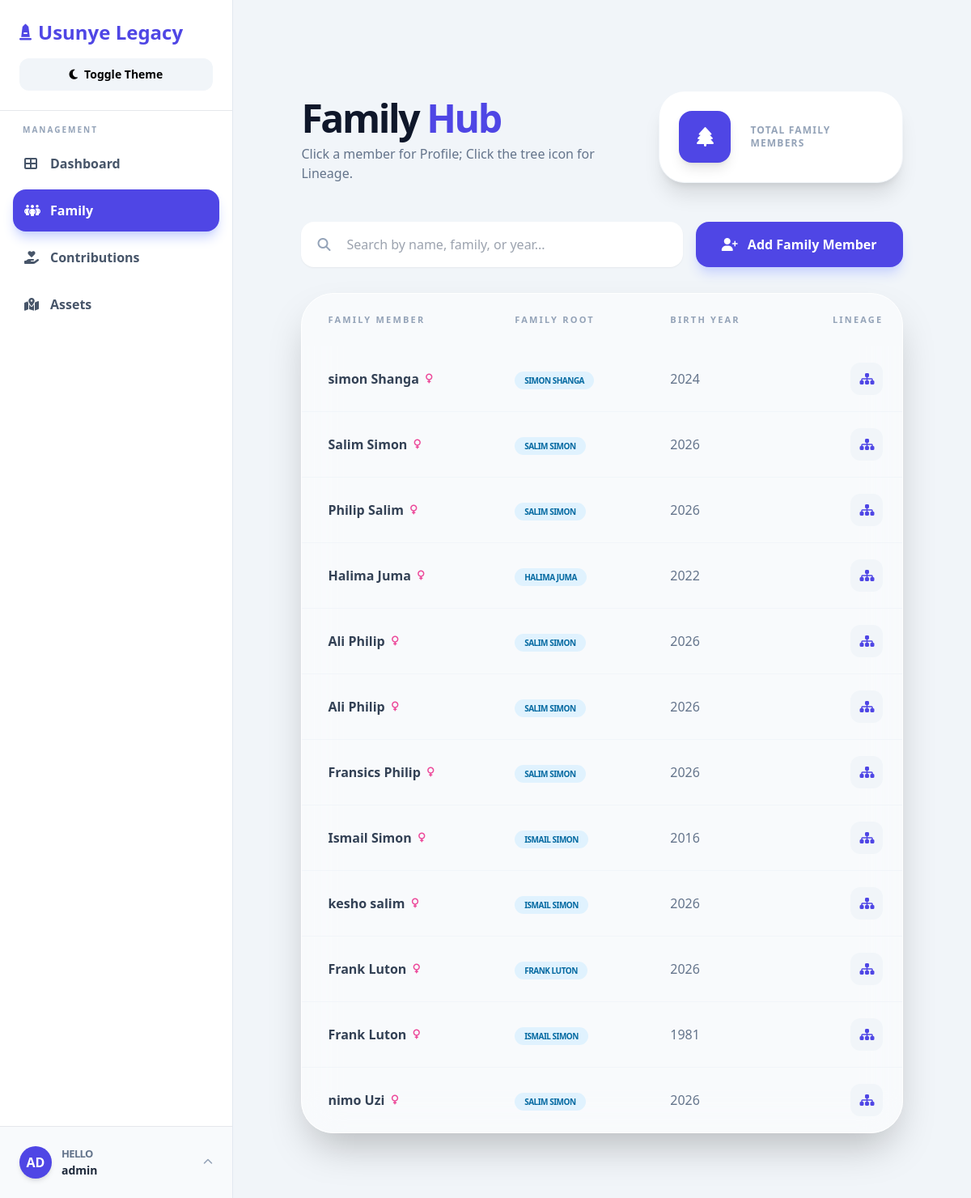
Page /person/ (signed in) on the committed database.
### lineage/models.py (models this page shows, shortened)
class Person(models.Model):
    GENDER_CHOICES = [("M", "Male"), ("F", "Female")]
    STATUS_CHOICES = [("alive", "Alive"), ("deceased", "Deceased")]
    JOB_CHOICES = [("employed", "Employed"), ("unemployed", "Unemployed")]
    DISABILITY_CHOICES = [
        ("none", "None"),
        ("physical", "Physical"),
        ("mental", "Mental"),
    ]
    first_name = models.CharField(max_length=100)
    last_name = models.CharField(max_length=100)
    birth_date = models.DateField(null=True, blank=True)
    status = models.CharField(max_length=20, choices=STATUS_CHOICES, default="alive")
    job_status = models.CharField(
        max_length=20, choices=JOB_CHOICES, default="unemployed"
    )
    disability_status = models.CharField(
        max_length=20, choices=DISABILITY_CHOICES, default="none"
    )
    gender = models.CharField(
        max_length=10,
        choices=GENDER_CHOICES,
        null=True,
        blank=True,
    )
    father = models.ForeignKey(
        "self",
        null=True,
        blank=True,
        related_name="children_from_father",
        on_delete=models.SET_NULL,
    )
    mother = models.ForeignKey(
        "self",
        null=True,
        blank=True,
        related_name="children_from_mother",
        on_delete=models.SET_NULL,
    )
    spouse = models.OneToOneField(
        "self",
        null=True,
        blank=True,
        related_name="married_to",
        on_delete=models.SET_NULL,
    )
    photo = models.ImageField(upload_to="members/", null=True, blank=True)
    def __str__(self):
        return f"{self.first_name} {self.last_name}"
    def get_family_root(self):
        current = self
        while current.father and current.father.father:
            current = current.father
        return current

### lineage/views.py (the view)
# urls.py: path("person/", views.person_list, name="family"),
@login_required(login_url="login")
def person_list(request):
    persons = Person.objects.all()
    form = PersonForm(request.POST or None, request.FILES or None)
    if form.is_valid():
        form.save()
        return redirect("family")
    return render(request, "lineage/family.html", {"persons": persons, "form": form})

### lineage/forms.py (shortened to what this page needs)
class PersonForm(forms.ModelForm):
    class Meta:
        model = Person
        fields = [
            "first_name",
            "last_name",
            "birth_date",
            "status",
            "job_status",
            "disability_status",
            "gender",
            "father",
            "mother",
            "spouse",
            "photo",
        ]
        widgets = {
            "birth_date": forms.DateInput(attrs={"type": "date"}),
        }

### lineage/templates/lineage/family.html (shortened to what this page needs)
{% extends 'lineage/base.html' %}
{% block content %}
<div class="max-w-[95%] mx-auto px-4 py-8 animate-fade-in">
    <div class="flex flex-col lg:flex-row justify-between items-end mb-12 gap-6">
        <div class="space-y-2">
            <h2 class="text-4xl md:text-5xl font-black text-slate-900 dark:text-white tracking-tighter">Family <span
                    class="text-indigo-600">Hub</span></h2>
            <p class="text-slate-500 dark:text-slate-400 font-medium">Click a member for Profile; Click the tree icon
                for Lineage.</p>
        </div>
        <div
            class="bg-white dark:bg-slate-800 p-6 rounded-[2rem] shadow-xl border border-slate-100 dark:border-slate-700 flex items-center gap-6 w-full lg:w-auto min-w-[280px]">
            <div
                class="h-16 w-16 bg-indigo-600 rounded-2xl flex items-center justify-center text-white shadow-lg shrink-0">
                <i class="fas fa-tree text-2xl"></i>
            </div>
            <div>
                <p class="text-xs font-bold text-slate-400 uppercase tracking-widest">Total Family Members</p>
            </div>
        </div>
    </div>
    <div class="flex flex-col md:flex-row gap-4 mb-8">
        <div class="relative flex-grow group">
            <i
                class="fas fa-search absolute left-5 top-1/2 -translate-y-1/2 text-slate-400 group-focus-within:text-indigo-500 transition-colors"></i>
            <input type="text" id="live-search" placeholder="Search by name, family, or year..."
                class="w-full pl-14 pr-6 py-4 bg-white dark:bg-slate-900 rounded-2xl border-none shadow-sm focus:ring-2 focus:ring-indigo-500 transition-all dark:text-white outline-none">
        </div>
        <button onclick="openAddModal()"
            class="bg-indigo-600 hover:bg-indigo-700 text-white px-8 py-4 rounded-2xl font-bold transition-all flex items-center justify-center gap-3 shadow-lg shadow-indigo-200 whitespace-nowrap active:scale-95">
            <i class="fas fa-user-plus"></i> Add Family Member
        </button>
    </div>
    <div id="table-wrapper" class="bg-white/50 dark:bg-slate-900/50 backdrop-blur-xl rounded-[2.5rem] border border-white dark:border-slate-800 shadow-2xl overflow-hidden">
        <div class="overflow-x-auto scrollbar-hide">
            <table class="w-full text-left border-collapse min-w-[750px]">
                <thead>
                    <tr class="bg-slate-50/50 dark:bg-slate-800/50 text-slate-400 uppercase text-[11px] tracking-[0.2em] font-bold">
                        <th class="px-8 py-6">Family Member</th>
                        <th class="px-8 py-6">Family Root</th>
                        <th class="px-8 py-6">Birth Year</th>
                        <th class="px-8 py-6 text-right">Lineage</th>
                    </tr>
                </thead>
                <tbody id="directory-body" class="divide-y divide-slate-100 dark:divide-slate-800">
                    {% for member in persons %}
                    <tr class="group hover:bg-white dark:hover:bg-slate-800 transition-all cursor-pointer member-row"
                        onclick="openProfile('{{ member.id }}')">
                        <td class="px-8 py-5">
                            <div class="flex items-center gap-4">
                                <div class="flex flex-col">
                                    <div class="flex items-center gap-2">
                                        <span class="font-bold text-slate-700 dark:text-slate-200 whitespace-nowrap searchable-name">
                                            {{ member.first_name }} {{ member.last_name }}</span>
                                        {% if member.gender == 'Male' %}
                                        <i class="fas fa-mars text-blue-500 text-xs shrink-0"></i>
                                        {% else %}
                                        <i class="fas fa-venus text-pink-500 text-xs shrink-0"></i>
                                        {% endif %}
                                    </div>
                                </div>
                            </div>
                        </td>
                        <td class="px-8 py-5">
                            <span class="px-3 py-1 rounded-full text-[10px] font-black uppercase tracking-tighter whitespace-nowrap searchable-type bg-sky-100 text-sky-700">
                                {{ member.get_family_root }}
                            </span>
                        </td>
                        <td class="px-8 py-5 text-slate-500 dark:text-slate-400 font-medium searchable-year">
                            {{ member.birth_date|date:"Y" }}</td>
                        <td class="px-8 py-5 text-right">
                            <button
                                onclick="event.stopPropagation(); showTree('{{ member.id }}', '{{ member.first_name|escapejs }} {{ member.last_name|escapejs }}')"
                                class="bg-slate-100 dark:bg-slate-700 h-10 w-10 rounded-xl text-indigo-600 group-hover:bg-indigo-600 group-hover:text-white transition-all inline-flex items-center justify-center">
                                <i class="fas fa-sitemap"></i>
                            </button>
                        </td>
                    </tr>
                    {% endfor %}
                </tbody>
            </table>
        </div>
    </div>
</div>
{% endblock %}

### lineage/templates/lineage/base.html (shortened to what this page needs)
<!DOCTYPE html>
<html lang="en">
<head>
    <script src="https://cdn.tailwindcss.com"></script>
    <link rel="stylesheet" href="https://cdnjs.cloudflare.com/ajax/libs/font-awesome/6.5.0/css/all.min.css">
</head>
<body
    class="bg-slate-100 dark:bg-slate-900 dark:text-white transition-colors duration-300 antialiased overflow-x-hidden">
    <aside id="main-sidebar"
        class="fixed inset-y-0 left-0 w-72 bg-white dark:bg-slate-800 border-r border-slate-200 dark:border-slate-700 flex flex-col z-50 transition-transform duration-300 -translate-x-full lg:translate-x-0">
        <div class="p-6 border-b dark:border-slate-700">
            <div class="flex items-center justify-between mb-4">
                <h1 class="text-2xl font-bold text-indigo-600 dark:text-indigo-400 flex items-center gap-2">
                    <i class="fas fa-monument text-xl"></i> Usunye Legacy
                </h1>
            </div>
            <button id="theme-toggle"
                class="w-full flex items-center justify-center gap-2 px-3 py-2.5 rounded-xl bg-slate-100 dark:bg-slate-700 text-sm font-bold hover:bg-indigo-600 hover:text-white dark:hover:bg-indigo-600 transition-all duration-300">
                <i id="theme-icon" class="fas fa-moon"></i> Toggle Theme
            </button>
        </div>
        <nav class="flex-1 p-4 space-y-1.5 overflow-y-auto">
            <p class="text-[10px] font-black uppercase text-slate-400 mb-2 px-3 tracking-[0.2em] dark:text-slate-500">
                Management</p>
            <a href="{% url 'dashboard' %}"
                class="flex items-center gap-3 p-3.5 rounded-2xl font-bold transition-all group
                {% if request.resolver_match.url_name == 'dashboard' %} bg-indigo-600 text-white shadow-lg shadow-indigo-200 dark:shadow-none
                {% else %} text-slate-600 dark:text-slate-300 hover:bg-slate-50 hover:text-indigo-600 dark:hover:bg-slate-700 {% endif %}">
                <i class="fas fa-th-large w-5 group-hover:scale-110 transition"></i> Dashboard
            </a>
            <a href="{% url 'family' %}"
                class="flex items-center gap-3 p-3.5 rounded-2xl font-bold transition-all group
                {% if request.resolver_match.url_name == 'family' %} bg-indigo-600 text-white shadow-lg shadow-indigo-200 dark:shadow-none
                {% else %} text-slate-600 dark:text-slate-300 hover:bg-slate-50 hover:text-indigo-600 dark:hover:bg-slate-700 {% endif %}">
                <i class="fas fa-people-group w-5 group-hover:scale-110 transition"></i> Family
            </a>
            <a href="{% url 'contributions' %}"
                class="flex items-center gap-3 p-3.5 rounded-2xl font-bold transition-all group
                {% if request.resolver_match.url_name == 'contribution_create' %} bg-indigo-600 text-white shadow-lg shadow-indigo-200 dark:shadow-none
                {% else %} text-slate-600 dark:text-slate-300 hover:bg-slate-50 hover:text-indigo-600 dark:hover:bg-slate-700 {% endif %}">
                <i class="fas fa-hand-holding-heart w-5 group-hover:scale-110 transition"></i> Contributions
            </a>
            <a href="{% url 'assets' %}"
                class="flex items-center gap-3 p-3.5 rounded-2xl font-bold transition-all group
                {% if request.resolver_match.url_name == 'assets' %} bg-indigo-600 text-white shadow-lg shadow-indigo-200 dark:shadow-none
                {% else %} text-slate-600 dark:text-slate-300 hover:bg-slate-50 hover:text-indigo-600 dark:hover:bg-slate-700 {% endif %}">
                <i class="fas fa-map-marked-alt w-5 group-hover:scale-110 transition"></i> Assets
            </a>
        </nav>
        <div class="p-4 border-t bg-slate-50 dark:bg-slate-900/30 dark:border-slate-700 relative">
            {% if user.is_authenticated %}
            <div class="flex items-center gap-3 cursor-pointer p-2 rounded-2xl hover:bg-slate-200/50 dark:hover:bg-slate-700 transition"
                id="user-dropdown-button">
                <div
                    class="w-10 h-10 rounded-full bg-indigo-600 dark:bg-indigo-500 flex items-center justify-center text-white font-bold shadow-md">
                    {{ user.username|slice:":2"|upper }}
                </div>
                <div class="overflow-hidden">
                    <p class="text-[13px] text-slate-500 dark:text-slate-400 font-black uppercase tracking-tighter">
                        Hello</p>
                    <p class="text-sm font-black text-slate-800 dark:text-slate-200 truncate">
                        {{ user.get_full_name|default:user.username }}
                    </p>
                </div>
                <i class="fas fa-chevron-up text-slate-400 ml-auto text-xs"></i>
            </div>
            {% else %}
            <div class="text-center py-4">
                <p class="text-xs font-black text-slate-400 uppercase">Legacy Admin</p>
            </div>
            {% endif %}
        </div>
    </aside>
    <main class="lg:ml-72 min-h-screen transition-all duration-300">
        <div class="p-6 sm:p-8 md:p-12">
            <div class="animate__animated animate__fadeIn animate__delay-1s">
                {% block content %}{% endblock %}
            </div>
        </div>
    </main>
</body>
</html>

### lineage/templates/lineage/base.html (style rules this page uses)
html { scroll-behavior: smooth; }

### rows in the picture
Person: first_name "simon", last_name "Shanga", get_family_root "SIMON SHANGA", birth_date "2024"
Person: first_name "Salim", last_name "Simon", get_family_root "SALIM SIMON", birth_date "2026"
Person: first_name "Philip", last_name "Salim", get_family_root "SALIM SIMON", birth_date "2026"
Person: first_name "Halima", last_name "Juma", get_family_root "HALIMA JUMA", birth_date "2022"
Person: first_name "Ali", last_name "Philip", get_family_root "SALIM SIMON", birth_date "2026"
Person: first_name "Ali", last_name "Philip", get_family_root "SALIM SIMON", birth_date "2026"
Person: first_name "Fransics", last_name "Philip", get_family_root "SALIM SIMON", birth_date "2026"
Person: first_name "Ismail", last_name "Simon", get_family_root "ISMAIL SIMON", birth_date "2016"
Person: first_name "kesho", last_name "salim", get_family_root "ISMAIL SIMON", birth_date "2026"
Person: first_name "Frank", last_name "Luton", get_family_root "FRANK LUTON", birth_date "2026"
Person: first_name "Frank", last_name "Luton", get_family_root "ISMAIL SIMON", birth_date "1981"
Person: first_name "nimo", last_name "Uzi", get_family_root "SALIM SIMON", birth_date "2026"

### other values in the picture
{{ user.username|slice:":2"|upper }} "AD"
{{ user.get_full_name|default:user.username }} "admin"
